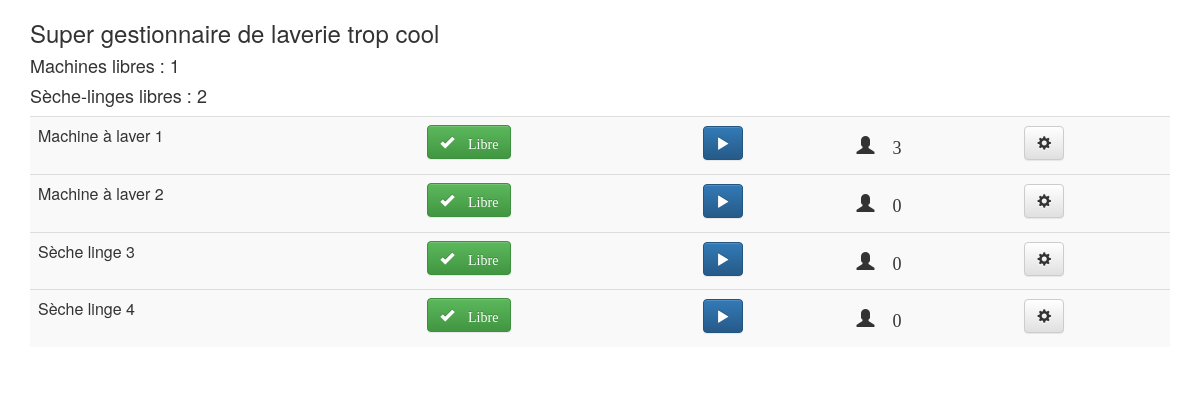
The page /laverie/ on the database as committed earlier.
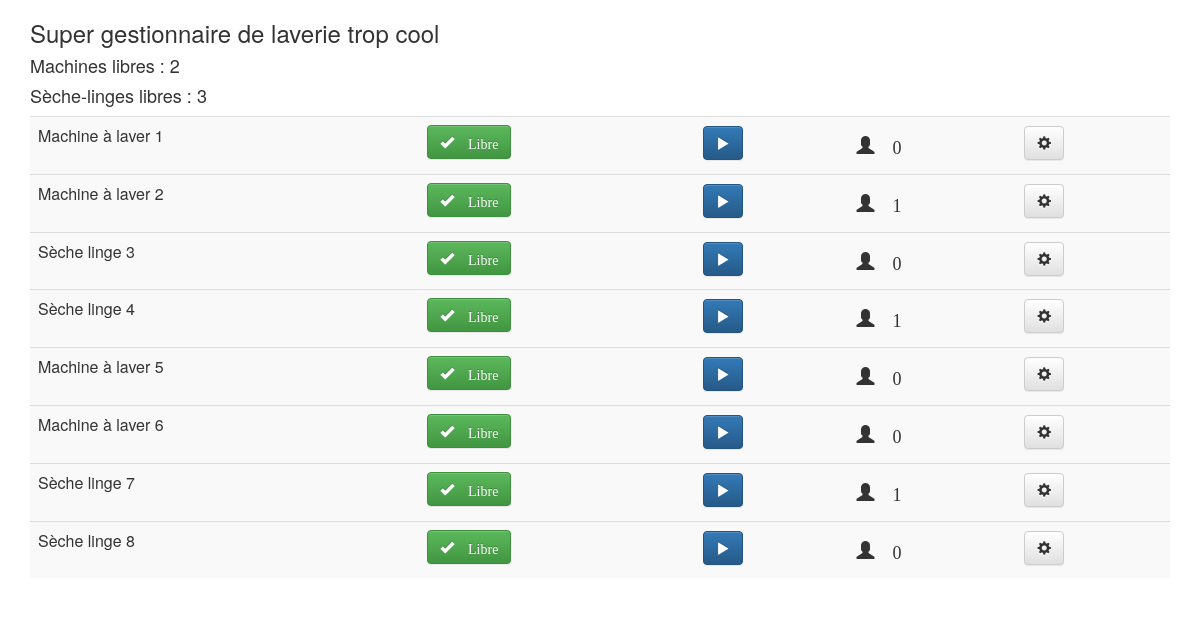
The same page on the database as committed later.
### laverie/models.py (models this page shows, shortened)
class Appareil(models.Model):
    duree = models.IntegerField(default=50)
    heure_fin = models.DateTimeField(default=timezone.now)
    temps_restant = models.DurationField(default=timezone.timedelta(),null=True)
    interesses = models.IntegerField(default=0)
    libre = models.BooleanField(default=True)
    TYPES = (
        ('machine', 'Machine à laver'),
        ('seche_linge', 'Sèche linge'),
    )
    type = models.CharField(max_length=20, choices=TYPES, default='machine')
    def __str__(self):
        if self.type == 'machine':
            type = 'Machine à laver'
        else:
            type = 'Sèche linge'
        return type + " " + str(self.id)
    def actualiser(self):
        temps_restant = self.temps_restant = self.heure_fin - timezone.now()
        if self.libre:
            if temps_restant.days >= 0:
                self.libre = False
        else:
            if temps_restant.days >= 0:
                self.temps_restant = temps_restant
            else:
                self.libre = True
                self.temps_restant = timezone.timedelta()
        self.save()

### laverie/views.py (the view)
def index(request):
    appareils = Appareil.objects.all()
    nb_machines_libres = Appareil.objects.filter(type="machine", libre=True).count()
    nb_seche_linges_libres = Appareil.objects.filter(type="seche_linge", libre=True).count()
    for a in appareils:
        a.actualiser()
        a.save()
    return render(request, 'laverie/index.html', locals())

### laverie/templates/laverie/index.html (shortened to what this page needs)
<!DOCTYPE html>
<html lang="fr">
<head>
    <link rel="stylesheet" href="https://maxcdn.bootstrapcdn.com/bootstrap/3.3.6/css/bootstrap.min.css">
    <link rel="stylesheet" href="https://maxcdn.bootstrapcdn.com/bootstrap/3.3.6/css/bootstrap-theme.min.css">
</head>
<body>
<div class="container" >
    <h3>Super gestionnaire de laverie trop cool</h3>
    <h4>Machines libres : {{ nb_machines_libres }} </h4>
    <h4>Sèche-linges libres :  {{ nb_seche_linges_libres }} </h4>
    <table class="table table-responsive table-striped">
        <tbody>
        {% for appareil in appareils %}
            <tr>
                <td>
                    <span class = "panel-title">{{ appareil }}</span>
                </td>
                <td>
                    {% if appareil.libre %}
                        <div class="btn btn-success">
                            <div class="glyphicon glyphicon-ok"> Libre</div>
                        </div>
                    {% endif %}
                </td>
                <td>
                    {% if appareil.libre %}
                        <button type="button" class="btn btn-primary glyphicon glyphicon-play "
                                onclick="lancer_decompte({{ appareil.id }})">
                        </button>
                    {% endif %}
                </td>
                <td>
                    <h4>
                        <div class="glyphicon glyphicon-user"> {{  appareil.interesses }}</div>
                    </h4>
                </td>
                <td>
                    <button type = "button"
                            data-toggle = "collapse"
                            class="btn btn-default glyphicon glyphicon-cog"
                            data-target="#options_{{ appareil.id }}">
                    </button>
                </td>
            </tr>
        {% endfor %}
        </tbody>
    </table>
</div>
</body>
</html>

Rows that differ between the two databases and show on the page:
changed Appareil "Machine à laver 1": interesses "3" → "0"
changed Appareil "Machine à laver 2": interesses "0" → "1"
changed Appareil "Sèche linge 4": interesses "0" → "1"
added Appareil: type+id "Machine à laver 5", libre "Libre", interesses "0"
added Appareil: type+id "Machine à laver 6", libre "Libre", interesses "0"
added Appareil: type+id "Sèche linge 7", libre "Libre", interesses "1"
added Appareil: type+id "Sèche linge 8", libre "Libre", interesses "0"
Other text that changed with them:
{{ nb_machines_libres }}: "1" → "2"
{{ nb_seche_linges_libres }}: "2" → "3"
